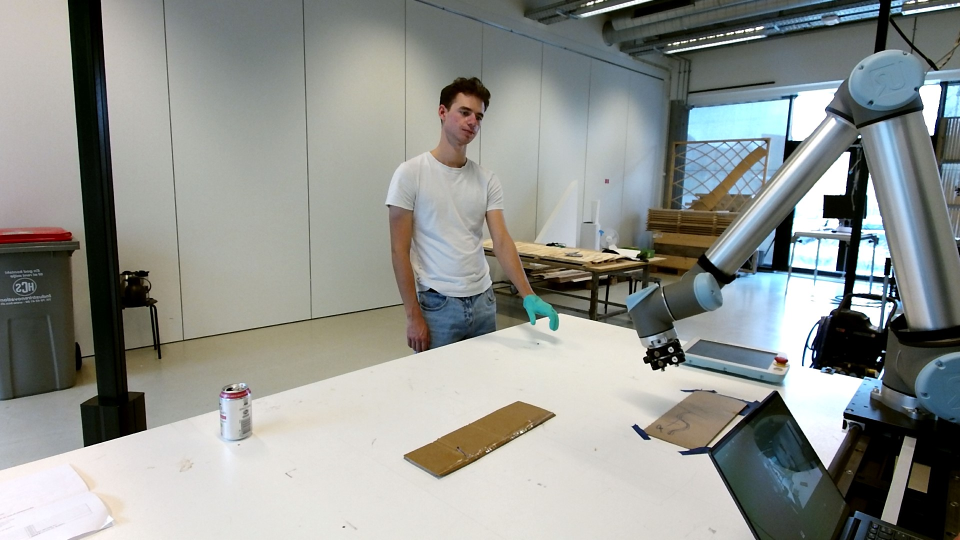
#> input picture Legacy/Mats/cameraTest/Kinect V2/0.jpg, 1920 x 1080 px (shown at 1/2 size)
$ python -i depth_video.py   (imports and definitions only)
#> lines starting #> are read from the running program, lines starting #| are printed output that depends on the picture
#> further down, picture is the input picture: shape (1080, 1920, 3); mean B, G, R 142.8, 147, 144.1
import numpy as np
import cv2
import scipy.ndimage
import skimage.feature as skifeat

LOWER_DEPTH_THRESHOLD = 700
HIGHER_DEPTH_THESHOLD = 3500

HIGHER_Y_CROP = 424
LOWER_Y_CROP = 0
HIGHER_X_CROP = 350
LOWER_X_CROP = 0

def conv2_8bit(img16):
    scaler2_8b = 255/(np.max(img16)+1)
#> scaler2_8b = 0.996
    return np.array(img16*scaler2_8b, np.uint8)


# [28 lines left out: functions conv2_8bit_detailed, fast_median_noise_reduction, erode_dilate_noise_reduction, not called in this run]

def find_human_blob(img16):
    #print("find human")
    params = cv2.SimpleBlobDetector_Params()

    params.filterByColor = True
    params.filterByArea = True
    params.filterByCircularity = False
    params.filterByConvexity = False

    params.minCircularity = 0.1
    params.maxCircularity = 1
    params.minArea = 8000#10000
    params.maxArea = 5000000
    params.blobColor = 255

    detector = cv2.SimpleBlobDetector_create(params)

    rest, img_thresh = cv2.threshold(conv2_8bit(img16), 20,200,cv2.THRESH_BINARY)
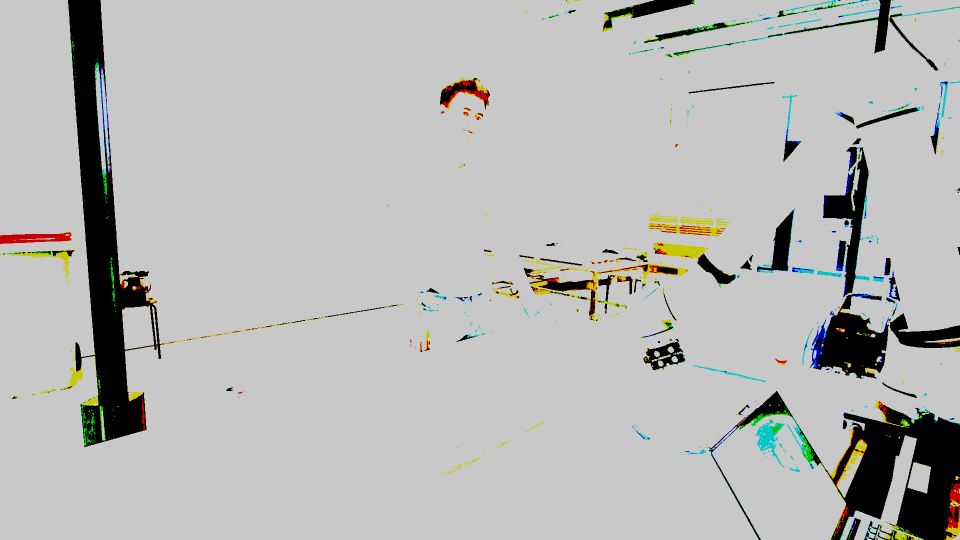
#> img_thresh: shape (1080, 1920, 3) (shown at 1/2 size); mean B, G, R 181.6, 183.6, 182.9
    #cv2.imshow("thres", img_thresh)

    keypoints = detector.detect(img_thresh)
#> keypoints = 2 keypoints; (x, y, size): (1055, 602, 1637.8), (1777, 1000, 148.5)

    img_with_keypoints = cv2.drawKeypoints(conv2_8bit(img16), keypoints, np.array([]), (0,0,255), cv2.DRAW_MATCHES_FLAGS_DRAW_RICH_KEYPOINTS)
    #cv2.imshow("img with key points", img_with_keypoints)
    if len(keypoints) != 0:
        #print(keypoints[0].pt)
        return keypoints[0].pt
    else:
        return False


def find_hand(img16):
    #print("find hand")
    #find human blob

    human_location = find_human_blob(img16)
#> human_location = (1776.8, 1000.1)
    if human_location != False:
        #threshold the image
        rest, img_thresh = cv2.threshold(conv2_8bit(img16), 20,200,cv2.THRESH_BINARY)
        img_thresh = cv2.erode(img_thresh, np.array([[0,1,1,0],[1,1,1,1],[1,1,1,1],[0,1,1,0]], np.uint8))
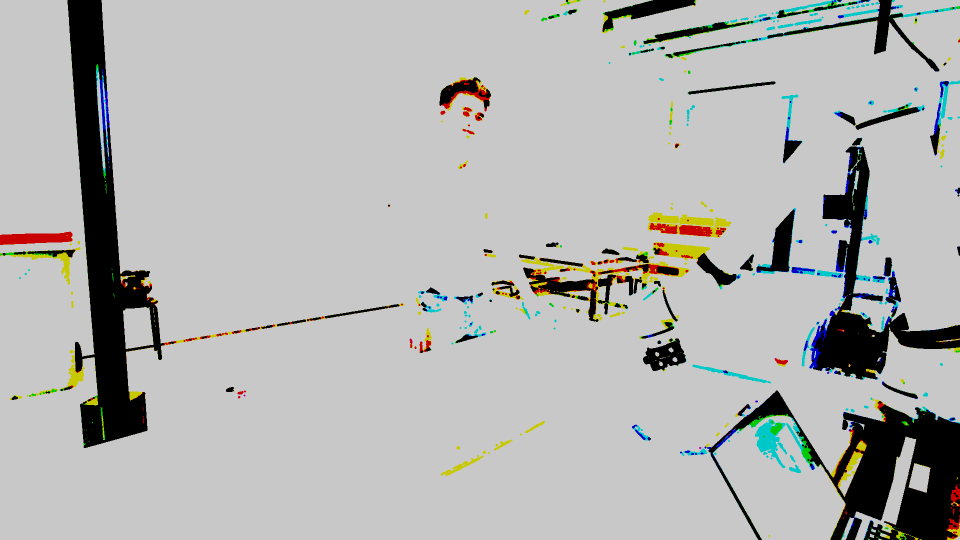
#> img_thresh: shape (1080, 1920, 3) (shown at 1/2 size); mean B, G, R 177.3, 179.4, 178.4
        #detect the blobs
        labeled_img = scipy.ndimage.label(img_thresh)

        #find largest blob
        largest_blob = 0
        for l in range(np.max(labeled_img[0])):
            bool_arr = labeled_img[0] == l+1
            current_blob_size = np.sum(bool_arr)
            if current_blob_size > largest_blob:
                largest_blob = current_blob_size
                largest_blob_lable = l+1
#> this loop made 156 passes
#> (current_blob_size, largest_blob) on pass 1: (5497239, 5497239)
#> current_blob_size on passes 2 to 7: 1, 1, 5, 1, 1, 1
#> pass 1, in find_hand, `bool_arr = labeled_img[0] == l+1`:
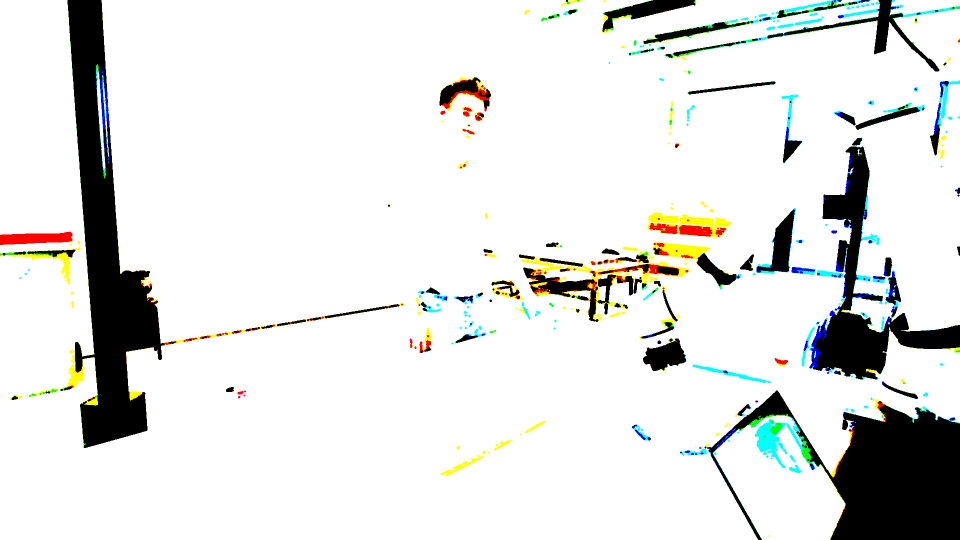
#> bool_arr: shape (1080, 1920, 3) bool (shown at 1/2 size); mean of channels 0, 1, 2 0.879, 0.888, 0.883; drawn as B, G, R
#> after the loop, largest_blob = 5497239; largest_blob_lable = 1

        #create image where only the largest blob is present
        mask = labeled_img[0] == largest_blob_lable
        only_largest_blob = np.zeros_like(img16)
        only_largest_blob[mask] = img16[mask]
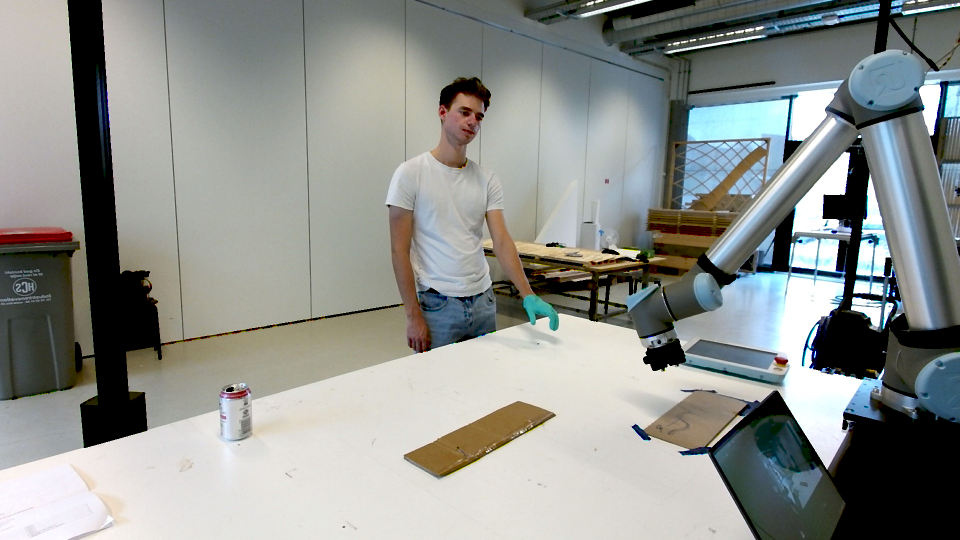
#> only_largest_blob: shape (1080, 1920, 3) (shown at 1/2 size); mean B, G, R 140.5, 144.4, 141.3
        #cv2.imshow("only largest blob",conv2_8bit(only_largest_blob))
        return [None, only_largest_blob, True]
    else:
        return [None, None, False]

#create static backgound
# [99 lines left out: functions create_static_backgound, only_human, extract_HOG, not called in this run]

>>> import cv2
>>> picture = cv2.imread('../../Legacy/Mats/cameraTest/Kinect V2/0.jpg')
>>> result = find_hand(picture)
#> result = 3 items
